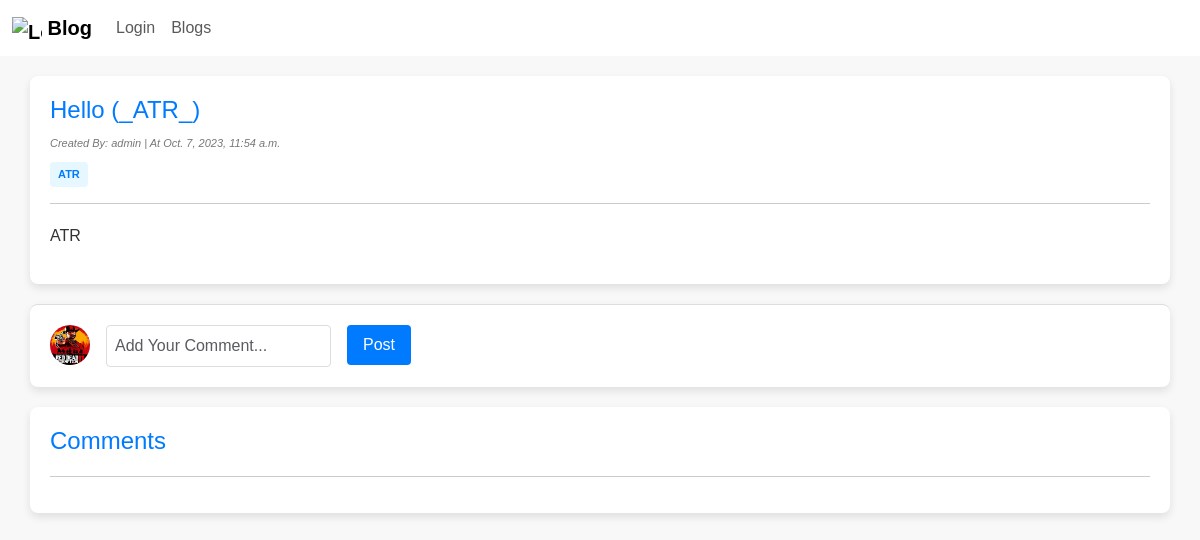
Page /blog/id/31/ on the committed database.
### myApp/models.py (models this page shows, shortened)
class Blog(models.Model):
  ID = models.BigAutoField(auto_created = True, primary_key=True, verbose_name="ID")
  title = models.CharField(max_length=200)
  content = models.TextField()
  author = models.ForeignKey(User, on_delete=models.CASCADE, blank=False)
  created_at = models.DateTimeField(auto_now_add=True, blank=True)
  updated_at = models.DateTimeField(auto_now=True)
  is_draft = models.BooleanField(default=True)
  publish_status = models.CharField(max_length=10, choices=[('draft', 'Draft'), ('published', 'Published')], default='draft')
  tags = models.ManyToManyField(Tag,related_name="tag_posts")
  categories = models.ManyToManyField(Category)
  company = models.ForeignKey(Company, on_delete=models.SET_NULL, blank=True, null=True)

class Tag(models.Model):
  category  = models.ManyToManyField(Category,related_name='tags')
  tag_name  = models.CharField(max_length=100)

### myApp/views.py (the view)
# urls.py: path("blog/id/<int:id>/", views.blogPage, name="blogPage"),
def blogPage(request, id):
        _blog = Blog.objects.get(ID=id)
        comments = Comment.objects.filter(blog=_blog).order_by("-created_at")
        context = {"Blog": _blog , "Comments": comments}
        return render(request, "Blog/blogPage.html", context)

### myApp/templates/Blog/blogPage.html (shortened to what this page needs)
<!DOCTYPE html>
<html lang="en">
{% load static %} {% load crispy_forms_tags %}
<head>
    <link href="{% static 'css/bootstrap.css' %}" rel="stylesheet">
    <link href="{% static 'css/home.css' %}" rel="stylesheet">
</head>
<body>
    {% include "Blog/blogNavBar.html" %}
    <div class="container">
        <div class="header">
            <h1>{{ Blog.title }}</h1>
        </div>
        <div class="author-info">
            Created By: {{ Blog.author.username }} | At {{ Blog.created_at }}
        </div>
        <div class="tags">
            {% if Blog.tags.all %}
            {% for tag in Blog.tags.all %}
            <a href="{% url "tagposts" tag.pk %}" class="tag">{{ tag.tag_name }}</a>
            {% endfor %}
            {% endif %}
        </div>
        <hr>
        <div class="content">
            <p>{{ Blog.content }}</p>
        </div>
    </div>
    <div class="container comment-section">
        <form class="comment-form" method="POST" action="{% url "addComment" blog_id=Blog.ID %}">
            <div class="row g-3">
                <div class="col-auto">
                    <img class="img-icon" src="{% static 'images/Red_Dead_Redemption_II.jpg' %}">
                </div>
                <div class="col-auto">
                    <input class="form-control" type="text" name="comment" placeholder="Add Your Comment...">
                </div>
                <div class="col-auto">
                    <button type="submit" class="btn btn-primary">Post</button>
                </div>
            </div>
        </form>
    </div>
    <div class="container comment-container">
        <h1>Comments</h1>
        <hr>
    </div>
</body>
</html>

### myApp/static/css/home.css (style rules this page uses)
body { background-color: #f5f5f5; }
a { text-decoration: none; color: #007bff; font-weight: 700; }
.container { background-color: white; padding: 20px; margin-top: 15px; border-radius: 10px; box-shadow: 0 0 0 1.5px rgba(var(--grey-900), 0.05); }

### myApp/templates/Blog/blogPage.html (style rules this page uses)
body { font-family: Arial, sans-serif; background-color: #f8f8f8; color: #333; }
.container { margin-top: 20px; background-color: #fff; padding: 20px; border-radius: 8px; box-shadow: 0px 4px 8px rgba(0, 0, 0, 0.1); }
h1 { font-size: 24px; margin-bottom: 20px; color: #007bff; }
.header { display: flex; justify-content: space-between; align-items: center; }
.header h1 { margin: 0; }
.author-info { font-size: 11px; color: #777; font-style: italic; margin-top: 10px; }
.tags { margin-top: 10px; }
.tag { display: inline-block; padding: 4px 8px; margin-right: 8px; background-color: #e6f7ff; color: #007bff; border-radius: 4px; font-size: 11px; text-decoration: none; font-weight: bold; }
.content { margin-top: 20px; }
.comment-section { margin-top: 20px; border-top: 1px solid #ddd; padding-top: 20px; }
.comment-form { display: flex; gap: 10px; align-items: center; }
.img-icon { width: 40px; height: 40px; border-radius: 50%; }
.comment-form input[type="text"] { width: 100%; padding: 8px; border: 1px solid #ddd; border-radius: 4px; }
.comment-form button { padding: 8px 16px; background-color: #007bff; color: #fff; border: none; border-radius: 4px; cursor: pointer; }
.comment-container { margin-top: 20px; }

### rows in the picture
Blog: title "Hello (_ATR_)", author.username "admin", created_at "Oct. 7, 2023, 11:54 a.m.", content "ATR"
Tag: tag_name "ATR"
